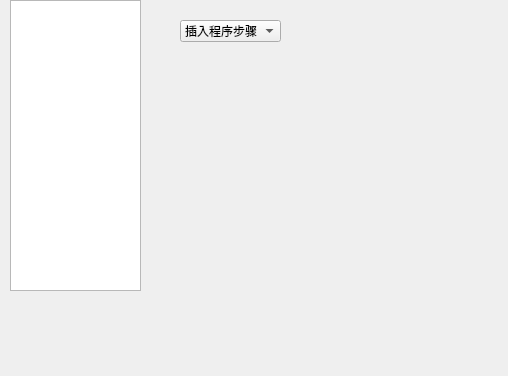
<?xml version="1.0" encoding="UTF-8"?>
<ui version="4.0">
 <class>Widget</class>
 <widget class="QWidget" name="Widget">
  <property name="geometry">
   <rect>
    <x>0</x>
    <y>0</y>
    <width>508</width>
    <height>376</height>
   </rect>
  </property>
  <property name="windowTitle">
   <string>Widget</string>
  </property>
  <widget class="QMyListWidget" name="listWidget">
   <property name="geometry">
    <rect>
     <x>10</x>
     <y>0</y>
     <width>131</width>
     <height>291</height>
    </rect>
   </property>
  </widget>
  <widget class="QComboBox" name="comboBox">
   <property name="geometry">
    <rect>
     <x>180</x>
     <y>20</y>
     <width>101</width>
     <height>22</height>
    </rect>
   </property>
   <item>
    <property name="text">
     <string>插入程序步骤</string>
    </property>
   </item>
   <item>
    <property name="text">
     <string>前面插入</string>
    </property>
   </item>
   <item>
    <property name="text">
     <string>后面插入</string>
    </property>
   </item>
   <item>
    <property name="text">
     <string>最后插入</string>
    </property>
   </item>
  </widget>
 </widget>
 <layoutdefault spacing="6" margin="11"/>
 <customwidgets>
  <customwidget>
   <class>QMyListWidget</class>
   <extends>QListWidget</extends>
   <header>qmylistwidget.h</header>
  </customwidget>
 </customwidgets>
 <resources/>
 <connections/>
</ui>
